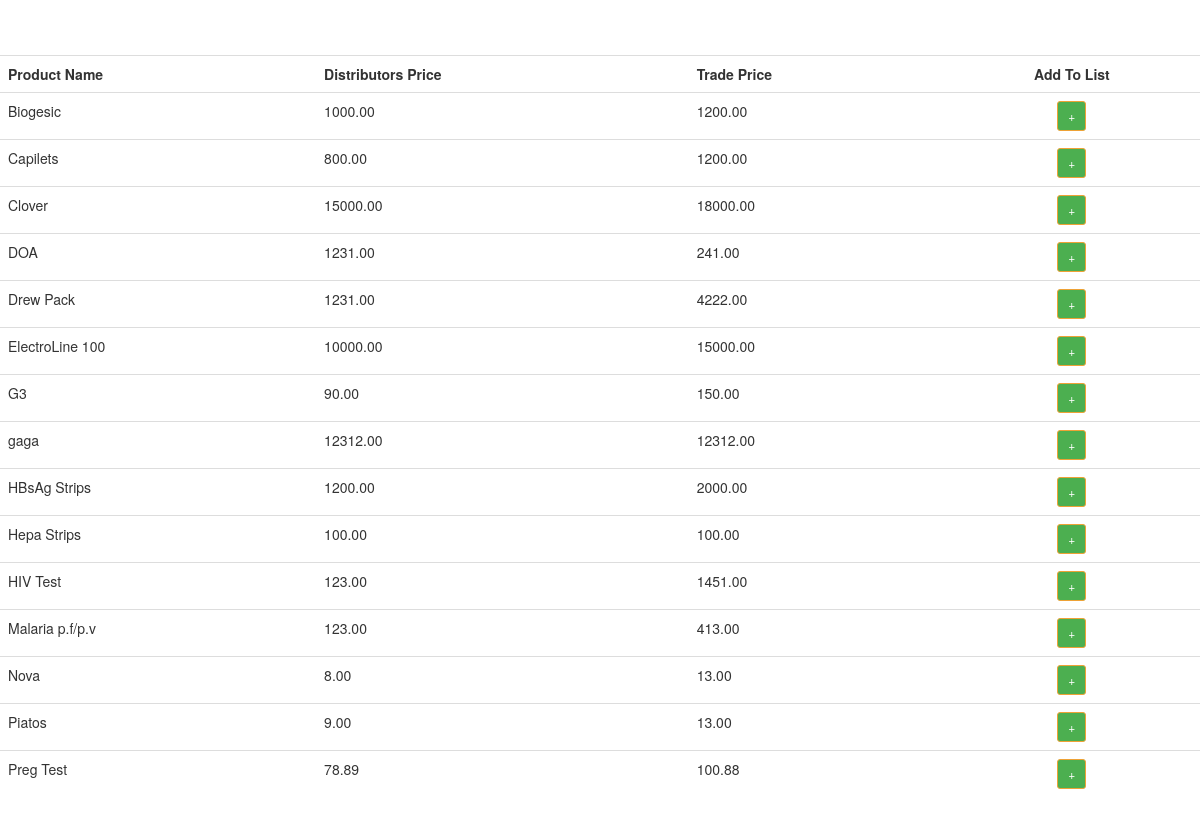
/admin/search.php, run on the app's committed database.
### tables this page shows
CREATE TABLE `products` (
  `product_id` int(50) NOT NULL,
  `product_name` varchar(150) NOT NULL,
  `product_dp` decimal(18,2) NOT NULL,
  `product_tp` decimal(18,2) NOT NULL,
  `product_qty` varchar(50) NOT NULL,
  `product_desc` text NOT NULL
);

### admin/search.php (the view, shortened to what this page needs)
<!DOCTYPE html>
<html>
<head>
  <link href="https://maxcdn.bootstrapcdn.com/bootstrap/3.3.6/css/bootstrap.min.css" rel="stylesheet" />
</head>
<body>
<form method="POST" action="search.php">
	<div class="container">
   <br />
   <br />
  </div>
</form>
</body>
</html>
 <?php
$conn = mysqli_connect("localhost", "root", "", "db_web");
$output = $qty = '';
if(isset($_POST["query"]))
{
 $search = mysqli_real_escape_string($conn, $_POST["query"]);
  $query = "
  SELECT * FROM products WHERE product_name LIKE '%".$search."%' ORDER BY product_name
 ";
}
else
{
  $query = "
  SELECT * FROM products ORDER BY product_name
 ";
}
$result = mysqli_query($conn, $query);
if(mysqli_num_rows($result) > 0)
{
  $output .= '
  <div class="table-responsive">
   <table class="table table bordered">
    <tr>
    <th>Product Name</th>
     <th>Distributors Price</th>
     <th>Trade Price</th>
     <th><center>Add To List</center></th>
    </tr>
 ';
 while($row = mysqli_fetch_array($result))
 {
  $output .= '
   <tr>
    <td>'.$row["product_name"].'</td>
    <td>'.$row["product_dp"].'</td>
    <td>'.$row["product_tp"].'</td>
    <td><center><button type="submit"  id="btnAdd" name="btnAdd" value="' . $row['product_id'] . '"  class="btn btn-warning btn-sm" style="background-color: #4CAF50;" onclick="add();">+</button></center></td>
   </tr>
  ';
 }
 $output .= '
  </table>
 ';
 echo $output;
}
else
{
 echo 'No Product Match.';
}
?>

### data on the page
products: product_name "Biogesic", product_dp "1000.00", product_tp "1200.00", $row['product_id'] 13 (drawn)
products: product_name "Capilets", product_dp "800.00", product_tp "1200.00", $row['product_id'] 20 (drawn)
products: product_name "Clover", product_dp "15000.00", product_tp "18000.00", $row['product_id'] 9 (drawn)
products: product_name "DOA", product_dp "1231.00", product_tp "241.00", $row['product_id'] 18 (drawn)
products: product_name "Drew Pack", product_dp "1231.00", product_tp "4222.00", $row['product_id'] 16 (drawn)
products: product_name "ElectroLine 100", product_dp "10000.00", product_tp "15000.00", $row['product_id'] 24 (drawn)
products: product_name "G3", product_dp "90.00", product_tp "150.00", $row['product_id'] 19 (drawn)
products: product_name "gaga", product_dp "12312.00", product_tp "12312.00", $row['product_id'] 23 (drawn)
products: product_name "HBsAg Strips", product_dp "1200.00", product_tp "2000.00", $row['product_id'] 15 (drawn)
products: product_name "Hepa Strips", product_dp "100.00", product_tp "100.00", $row['product_id'] 1 (drawn)
products: product_name "HIV Test", product_dp "123.00", product_tp "1451.00", $row['product_id'] 14 (drawn)
products: product_name "Malaria p.f/p.v", product_dp "123.00", product_tp "413.00", $row['product_id'] 17 (drawn)
products: product_name "Nova", product_dp "8.00", product_tp "13.00", $row['product_id'] 12 (drawn)
products: product_name "Piatos", product_dp "9.00", product_tp "13.00", $row['product_id'] 11 (drawn)
products: product_name "Preg Test", product_dp "78.89", product_tp "100.88", $row['product_id'] 8 (drawn)
